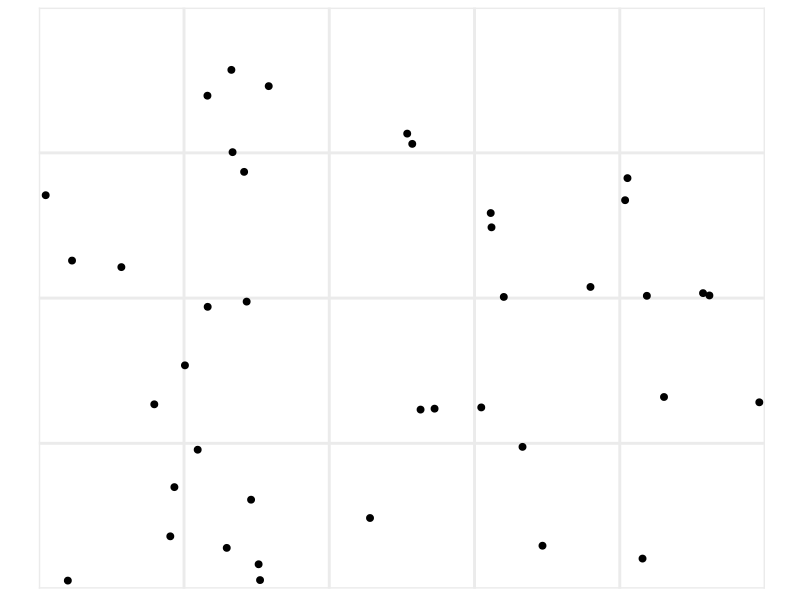
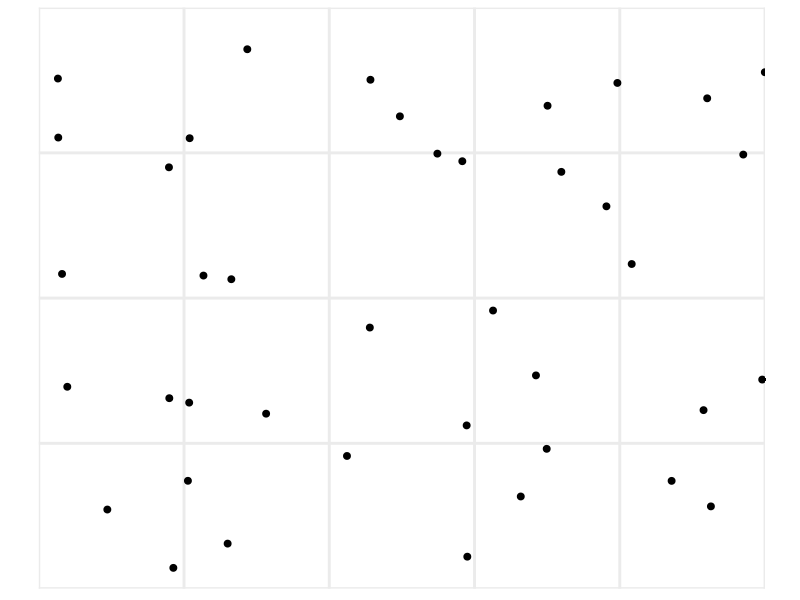

Generate these figures, in order, with R:
## ---- chunk 1
library(ggplot2)
set.seed(1234)
## ---- chunk 2
random_dots <- function(total_dots, m, n){
    x <- runif(total_dots)
    y <- runif(total_dots)
    xy <- data.frame(x, y)
    return(xy)
}

not_so_random_dots <- function(total_dots, m, n){
    # Fill each square randomly
    each_square <- function(x_shift,  y_shift) {
        x <- x_shift + (1/m) * runif(round(total_dots/(m * n)))
        y <- y_shift + (1/n) * runif(round(total_dots/(m * n)))
        return(data.frame(x, y))
        }
    # Initialize empty data frame
    xy <- data.frame()
    # Glue all the squares together
    for(i in seq(0, (1 - 1/m), by = 1/m)){
        for(j in seq(0, (1 - 1/n), by = 1/n)){
            new_points <- each_square(x_shift = i, y_shift = j)
            xy <- rbind(xy, new_points)
        }
    }
    return(xy)
}

plot_dots <- function(xy, m, n) {
    ggplot(xy, aes(x = x, y = y)) +
        geom_point(size = rel(2)) +
        theme_minimal() +
        theme(panel.grid.major = element_line(size = rel(2))) +
        coord_fixed(ratio = n/m) +
        scale_x_continuous(name = NULL, labels = NULL,
                           breaks = seq(0, 1, by = 1/m),
                           minor_breaks = NULL,
                           limits = c(0, 1), expand = c(0, 0)) +
        scale_y_continuous(name = NULL, label = NULL,
                           breaks = seq(0, 1, by = 1/n),
                           minor_breaks = NULL,
                           limits = c(0, 1), expand = c(0, 0))
}
## ---- chunk 3
total_dots <- 40
m <- 5
n <- 4
## ---- chunk 4
xy <- random_dots(total_dots, m,  n)
plot_dots(xy, m, n)
## ---- chunk 5
xy <- not_so_random_dots(total_dots, m,  n)
plot_dots(xy, m, n)
